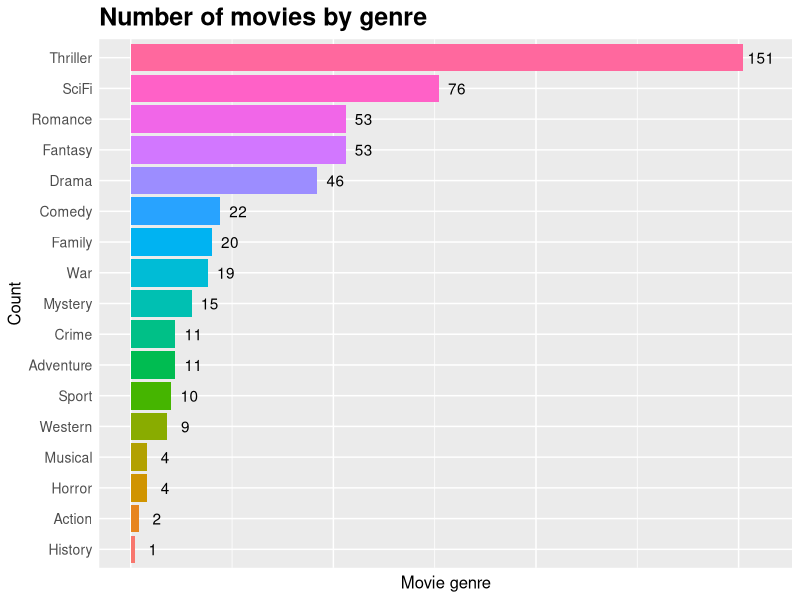
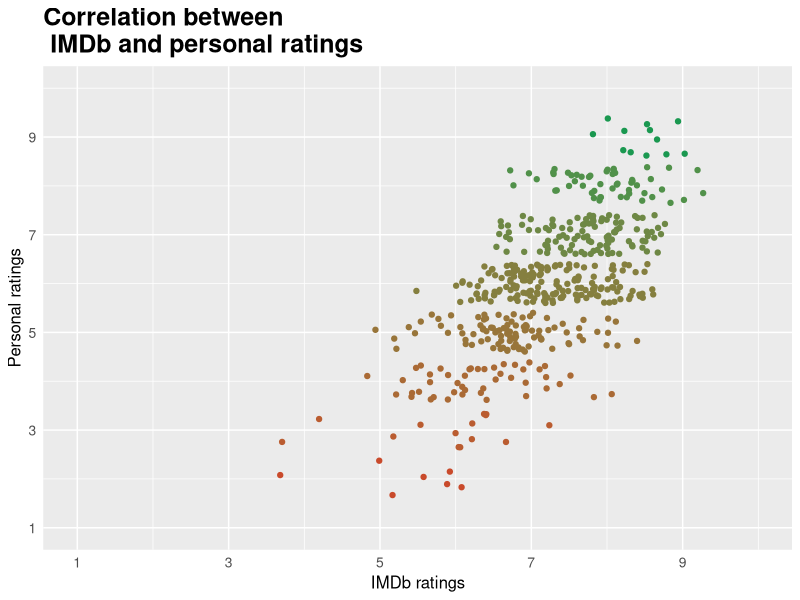

Here is the R script that generated these plots, in order:
## ---- chunk 1
knitr::opts_chunk$set(echo = TRUE)
require(readr)
require(dplyr)
require(ggplot2)
## ---- chunk 2
## Set working directory
setwd("/Users/mariocatuogno/Dropbox/Github/IMDb")
## Import cleansed data
data <- read.csv("data/clean_data.csv")
## Check the structure of the dataset
str(data)
## ---- chunk 3
movie_runtime_genre <- data %>%
  group_by(movie_genre) %>%
  summarise(mean = mean(movie_runtime))
## ---- chunk 4
# Create data frame with frequencies for each movie genre
movie_genre <- c("Action", "Adventure", "Crime", "Drama", "Comedy", "Family",   
                 "Fantasy", "History", "Horror", "Musical", "Mystery", "Romance", 
                 "SciFi", "Sport", "Thriller", "War", "Western")
movie_freq <- c(2, 11, 11, 46, 22, 20, 
                53, 1, 4, 4, 15, 53, 
                76, 10, 151, 19, 9)
movie_genre_freq <- data.frame(movie_genre, movie_freq)
rm(movie_genre, movie_freq)
## ---- chunk 5
# Arrange levels of factor by frequency
movie_genre_freq$movie_genre <- factor(movie_genre_freq$movie_genre, levels = movie_genre_freq$movie_genre[order(movie_genre_freq$movie_freq)])
## ---- chunk 6
## P1: Number of movies by genre
p1 <- ggplot(data = movie_genre_freq, aes(x = movie_genre, y = movie_freq, label = movie_freq, fill = movie_genre)) + 
  geom_bar(stat = "identity") + geom_text(nudge_y = 4.5) + coord_flip() +
  labs(x = "Count", y = "Movie genre", title = "Number of movies by genre") +
  theme(plot.title = element_text(face = "bold", size = 18),
        axis.text.x = element_blank(),
        axis.text.y = element_text(size = 10),
        axis.title = element_text(size = 12),
        axis.ticks = element_blank(),
        legend.position = "none", 
        legend.text = element_text(face = "italic", size = 10),
        legend.title = element_blank())
plot(p1)
## ---- chunk 7
# P2: Show the correlation between IMDb ratings and personal ratings
p2 <- ggplot(data = data, aes(x = rating_IMDb, y = rating_personal, colour = rating_personal)) + geom_jitter() +
  scale_y_continuous(limits = c(1,10), breaks = c(1,3,5,7,9)) +
  scale_x_continuous(limits = c(1,10), breaks = c(1,3,5,7,9)) +
  scale_color_continuous(low = "#D73027", high = "#1A9850") +
  labs(x = "IMDb ratings", y = "Personal ratings", title = "Correlation between \n IMDb and personal ratings") +
  theme(plot.title = element_text(face = "bold", size = 18),
        axis.text.x = element_text(size = 10),
        axis.text.y = element_text(size = 10),
        axis.title = element_text(size = 12),
        axis.ticks = element_blank(),
        legend.position = "none", 
        legend.text = element_text(face = "italic", size = 10),
        legend.title = element_blank())
plot(p2)
